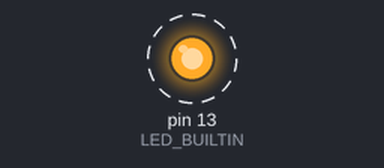
Recording of a sketch running on a simulated Arduino Uno, built with avr-gcc and run on an emulated ATmega328P. Shown: output pins drawn as LEDs (lit = HIGH). Dashed ring = blinking.

Above: at 0.2 s.
Timing chart, 0 to 3.0 s (numbered marks = the images above):
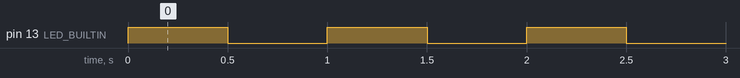

The sketch:

LEDBlink_AruinoUNO.ino
```cpp
const int ledDelay = 500; // This value is in miliseconds.

void setup() {
  // initialize digital pin LED_BUILTIN as an output.
  pinMode(LED_BUILTIN, OUTPUT);
}

// the loop function runs over and over again forever
void loop() {
  digitalWrite(LED_BUILTIN, HIGH);   // turn the LED on (HIGH is the voltage level)
  delay(ledDelay);                   // delay
  digitalWrite(LED_BUILTIN, LOW);    // turn the LED off by making the voltage LOW
  delay(ledDelay);                   //delay
}
```

Measured:
- by itself, pin 13 (LED_BUILTIN): alternates HIGH for 0.50 s and LOW for 0.50 s
